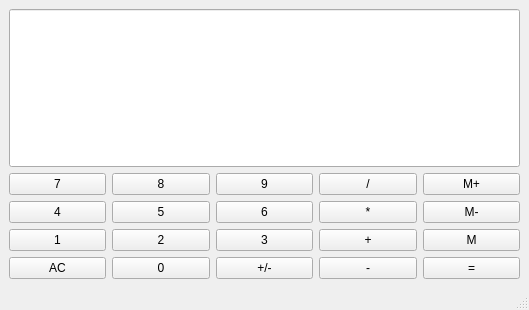
<?xml version="1.0" encoding="UTF-8"?>
<ui version="4.0">
 <class>Calculator</class>
 <widget class="QMainWindow" name="Calculator">
  <property name="geometry">
   <rect>
    <x>0</x>
    <y>0</y>
    <width>529</width>
    <height>310</height>
   </rect>
  </property>
  <property name="windowTitle">
   <string>Calculator</string>
  </property>
  <widget class="QWidget" name="centralwidget">
   <layout class="QGridLayout" name="gridLayout">
    <item row="3" column="3">
     <widget class="QPushButton" name="btnAdd">
      <property name="sizePolicy">
       <sizepolicy hsizetype="Preferred" vsizetype="Preferred">
        <horstretch>0</horstretch>
        <verstretch>0</verstretch>
       </sizepolicy>
      </property>
      <property name="text">
       <string>+</string>
      </property>
     </widget>
    </item>
    <item row="3" column="0">
     <widget class="QPushButton" name="btn1">
      <property name="sizePolicy">
       <sizepolicy hsizetype="Preferred" vsizetype="Preferred">
        <horstretch>0</horstretch>
        <verstretch>0</verstretch>
       </sizepolicy>
      </property>
      <property name="text">
       <string>1</string>
      </property>
     </widget>
    </item>
    <item row="2" column="3">
     <widget class="QPushButton" name="btnMult">
      <property name="sizePolicy">
       <sizepolicy hsizetype="Preferred" vsizetype="Preferred">
        <horstretch>0</horstretch>
        <verstretch>0</verstretch>
       </sizepolicy>
      </property>
      <property name="text">
       <string>*</string>
      </property>
     </widget>
    </item>
    <item row="1" column="1">
     <widget class="QPushButton" name="btn8">
      <property name="sizePolicy">
       <sizepolicy hsizetype="Preferred" vsizetype="Preferred">
        <horstretch>0</horstretch>
        <verstretch>0</verstretch>
       </sizepolicy>
      </property>
      <property name="text">
       <string>8</string>
      </property>
     </widget>
    </item>
    <item row="2" column="2">
     <widget class="QPushButton" name="btn6">
      <property name="sizePolicy">
       <sizepolicy hsizetype="Preferred" vsizetype="Preferred">
        <horstretch>0</horstretch>
        <verstretch>0</verstretch>
       </sizepolicy>
      </property>
      <property name="text">
       <string>6</string>
      </property>
     </widget>
    </item>
    <item row="3" column="1">
     <widget class="QPushButton" name="btn2">
      <property name="sizePolicy">
       <sizepolicy hsizetype="Preferred" vsizetype="Preferred">
        <horstretch>0</horstretch>
        <verstretch>0</verstretch>
       </sizepolicy>
      </property>
      <property name="text">
       <string>2</string>
      </property>
     </widget>
    </item>
    <item row="4" column="3">
     <widget class="QPushButton" name="btnSub">
      <property name="sizePolicy">
       <sizepolicy hsizetype="Preferred" vsizetype="Preferred">
        <horstretch>0</horstretch>
        <verstretch>0</verstretch>
       </sizepolicy>
      </property>
      <property name="text">
       <string>-</string>
      </property>
     </widget>
    </item>
    <item row="2" column="4">
     <widget class="QPushButton" name="btnMemClear">
      <property name="sizePolicy">
       <sizepolicy hsizetype="Preferred" vsizetype="Preferred">
        <horstretch>0</horstretch>
        <verstretch>0</verstretch>
       </sizepolicy>
      </property>
      <property name="text">
       <string>M-</string>
      </property>
     </widget>
    </item>
    <item row="1" column="0">
     <widget class="QPushButton" name="btn7">
      <property name="sizePolicy">
       <sizepolicy hsizetype="Preferred" vsizetype="Preferred">
        <horstretch>0</horstretch>
        <verstretch>0</verstretch>
       </sizepolicy>
      </property>
      <property name="text">
       <string>7</string>
      </property>
     </widget>
    </item>
    <item row="2" column="0">
     <widget class="QPushButton" name="btn4">
      <property name="sizePolicy">
       <sizepolicy hsizetype="Preferred" vsizetype="Preferred">
        <horstretch>0</horstretch>
        <verstretch>0</verstretch>
       </sizepolicy>
      </property>
      <property name="text">
       <string>4</string>
      </property>
     </widget>
    </item>
    <item row="2" column="1">
     <widget class="QPushButton" name="btn5">
      <property name="sizePolicy">
       <sizepolicy hsizetype="Preferred" vsizetype="Preferred">
        <horstretch>0</horstretch>
        <verstretch>0</verstretch>
       </sizepolicy>
      </property>
      <property name="text">
       <string>5</string>
      </property>
     </widget>
    </item>
    <item row="4" column="0">
     <widget class="QPushButton" name="btnClear">
      <property name="sizePolicy">
       <sizepolicy hsizetype="Preferred" vsizetype="Preferred">
        <horstretch>0</horstretch>
        <verstretch>0</verstretch>
       </sizepolicy>
      </property>
      <property name="text">
       <string>AC</string>
      </property>
     </widget>
    </item>
    <item row="3" column="2">
     <widget class="QPushButton" name="btn3">
      <property name="sizePolicy">
       <sizepolicy hsizetype="Preferred" vsizetype="Preferred">
        <horstretch>0</horstretch>
        <verstretch>0</verstretch>
       </sizepolicy>
      </property>
      <property name="text">
       <string>3</string>
      </property>
     </widget>
    </item>
    <item row="0" column="0" colspan="5">
     <widget class="QLineEdit" name="display">
      <property name="sizePolicy">
       <sizepolicy hsizetype="Preferred" vsizetype="Expanding">
        <horstretch>0</horstretch>
        <verstretch>0</verstretch>
       </sizepolicy>
      </property>
     </widget>
    </item>
    <item row="4" column="4">
     <widget class="QPushButton" name="btnEqual">
      <property name="sizePolicy">
       <sizepolicy hsizetype="Preferred" vsizetype="Preferred">
        <horstretch>0</horstretch>
        <verstretch>0</verstretch>
       </sizepolicy>
      </property>
      <property name="text">
       <string>=</string>
      </property>
     </widget>
    </item>
    <item row="4" column="2">
     <widget class="QPushButton" name="btnChangeSign">
      <property name="sizePolicy">
       <sizepolicy hsizetype="Preferred" vsizetype="Preferred">
        <horstretch>0</horstretch>
        <verstretch>0</verstretch>
       </sizepolicy>
      </property>
      <property name="text">
       <string>+/-</string>
      </property>
     </widget>
    </item>
    <item row="4" column="1">
     <widget class="QPushButton" name="btn0">
      <property name="sizePolicy">
       <sizepolicy hsizetype="Preferred" vsizetype="Preferred">
        <horstretch>0</horstretch>
        <verstretch>0</verstretch>
       </sizepolicy>
      </property>
      <property name="text">
       <string>0</string>
      </property>
     </widget>
    </item>
    <item row="3" column="4">
     <widget class="QPushButton" name="btnMemGet">
      <property name="sizePolicy">
       <sizepolicy hsizetype="Preferred" vsizetype="Preferred">
        <horstretch>0</horstretch>
        <verstretch>0</verstretch>
       </sizepolicy>
      </property>
      <property name="text">
       <string>M</string>
      </property>
     </widget>
    </item>
    <item row="1" column="4">
     <widget class="QPushButton" name="btnMemAdd">
      <property name="sizePolicy">
       <sizepolicy hsizetype="Preferred" vsizetype="Preferred">
        <horstretch>0</horstretch>
        <verstretch>0</verstretch>
       </sizepolicy>
      </property>
      <property name="text">
       <string>M+</string>
      </property>
     </widget>
    </item>
    <item row="1" column="3">
     <widget class="QPushButton" name="btnDivision">
      <property name="sizePolicy">
       <sizepolicy hsizetype="Preferred" vsizetype="Preferred">
        <horstretch>0</horstretch>
        <verstretch>0</verstretch>
       </sizepolicy>
      </property>
      <property name="text">
       <string>/</string>
      </property>
     </widget>
    </item>
    <item row="1" column="2">
     <widget class="QPushButton" name="btn9">
      <property name="sizePolicy">
       <sizepolicy hsizetype="Preferred" vsizetype="Preferred">
        <horstretch>0</horstretch>
        <verstretch>0</verstretch>
       </sizepolicy>
      </property>
      <property name="text">
       <string>9</string>
      </property>
     </widget>
    </item>
   </layout>
  </widget>
  <widget class="QMenuBar" name="menubar">
   <property name="geometry">
    <rect>
     <x>0</x>
     <y>0</y>
     <width>529</width>
     <height>22</height>
    </rect>
   </property>
  </widget>
  <widget class="QStatusBar" name="statusbar"/>
 </widget>
 <resources/>
 <connections/>
</ui>
